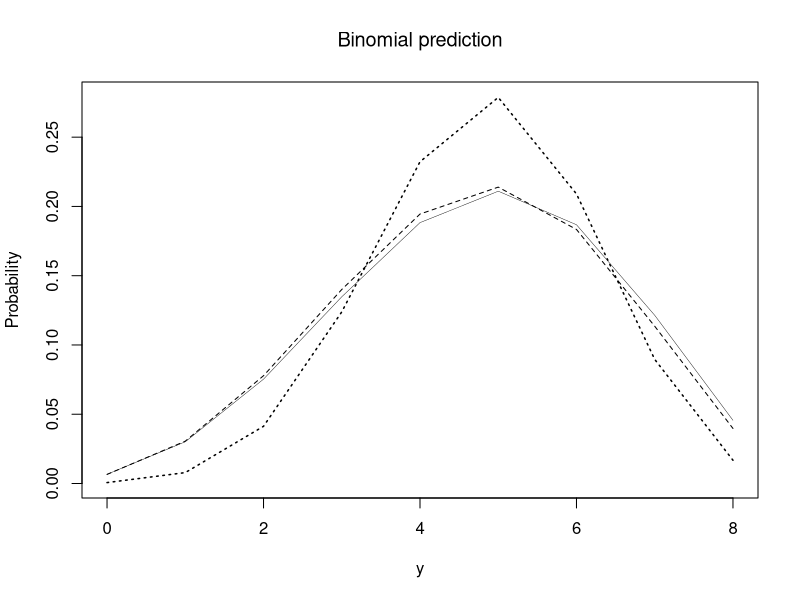

This figure's R source:
# Figure 16.2

N<-10
a<-floor(.6*N); b<-N-a
n<-8
  x<- 0:n
  y<- n-x


# likelihood solution 
fx<- lgamma(n+1) - lgamma(x+1)-lgamma(y+1) +
    (a+x)*log(a+x) + (b+y)*log(b+y) - (N+n)*log(N+n)
  fx<- exp(fx-max(fx))
  fx<- fx/sum(fx)

# plug-in solution
gx<- dbinom(x,n,p=a/N)

# Bayesian solution:
bx <- lgamma(n+1) + lgamma(a+x+1)+ lgamma(b+y+1)+lgamma(N+1)-
     lgamma(a+1) - lgamma(b+1) - lgamma(x+1) - lgamma(y+1) -
     lgamma(N+n+1)
bx<- exp(bx-max(bx))
bx<- bx/sum(bx)

plot(x,fx,xlab='y',ylab='Probability',
       ylim=range(c(fx,gx,bx)),type='n')
  lines(x,fx,lwd=.4)
  lines(x,gx,lty='dotted',lwd=1.5)
  lines(x,bx,lty='dashed')
  title(expression('Binomial prediction'))
